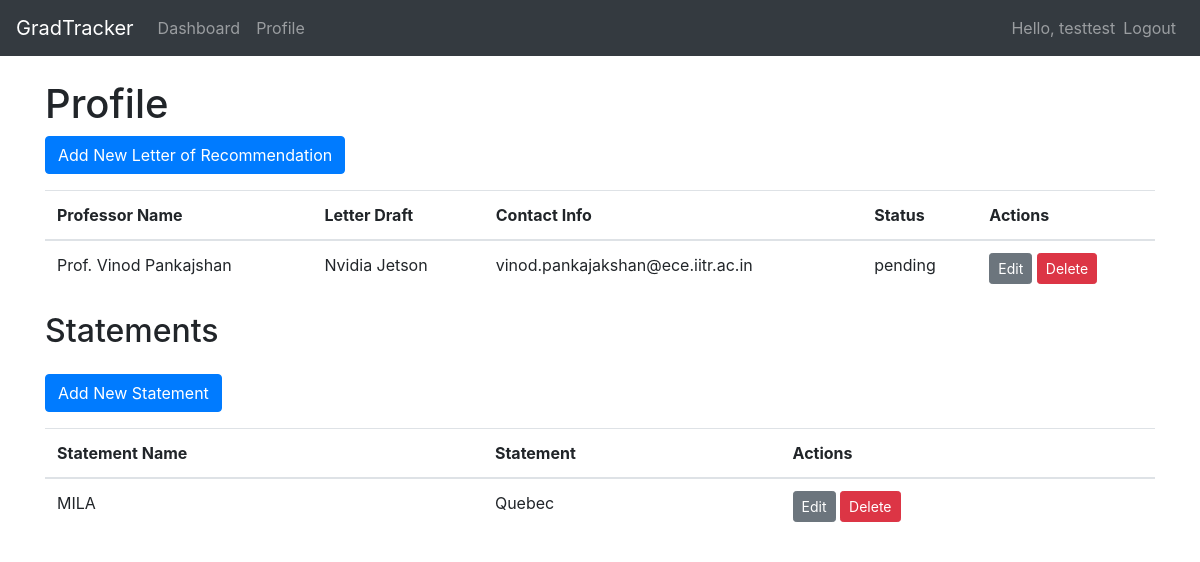
The app's page /profile (signed in), older data.
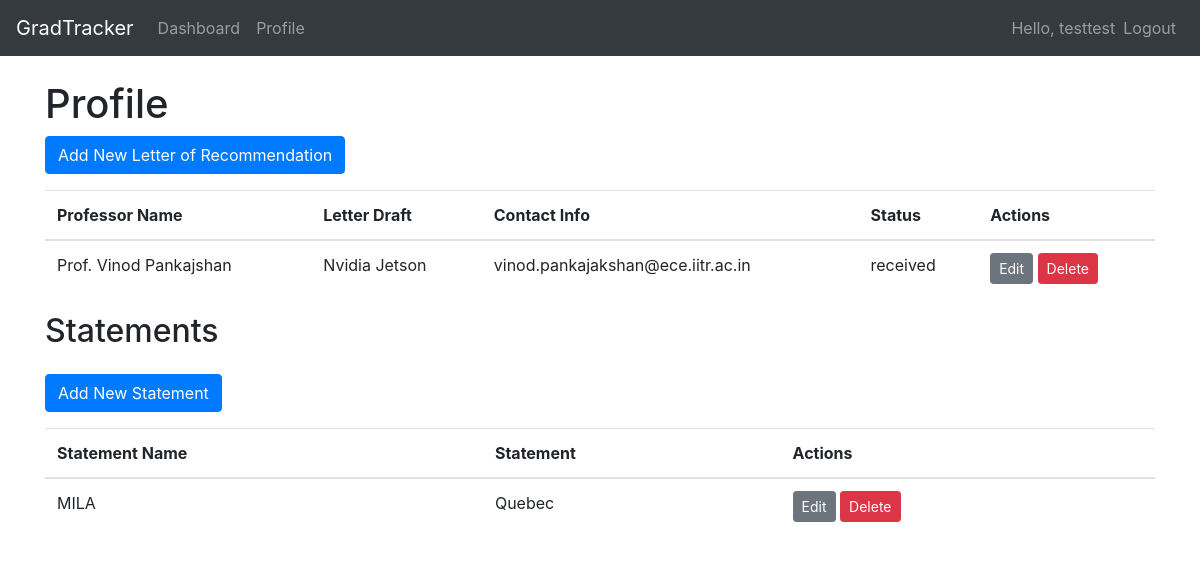
The same page, newer data.
### app/models/models.py (models this page shows)
class User(UserMixin, db.Model):
    id = db.Column(db.Integer, primary_key=True)
    username = db.Column(db.String(100), unique=True, nullable=False)
    email = db.Column(db.String(100), unique=True, nullable=False)
    password_hash = db.Column(db.String(200))
    applications = db.relationship('Application', backref='user', lazy=True)  # Relationship to Application
    professors = db.relationship('Professor', backref='user', lazy=True)  # Relationship to Professor
    statements = db.relationship('Statement', backref='user', lazy=True)  # Add this line to the User class

class Professor(db.Model):
    id = db.Column(db.Integer, primary_key=True)
    name = db.Column(db.String(200), nullable=False)
    letter_draft = db.Column(db.Text)
    contact_info = db.Column(db.String(300))
    status = db.Column(db.String(100))
    user_id = db.Column(db.Integer, db.ForeignKey('user.id'))

class Statement(db.Model):
    id = db.Column(db.Integer, primary_key=True)
    name = db.Column(db.String(200), nullable=False)
    statement = db.Column(db.Text, nullable=False)
    user_id = db.Column(db.Integer, db.ForeignKey('user.id'))

### app/routes/views.py (the view)
@main.route('/profile')
@login_required
def profile():
    professors = Professor.query.filter_by(user_id=current_user.id).all()
    statements = Statement.query.filter_by(user_id=current_user.id).all()  # Add this line
    return render_template('profile.html', professors=professors, statements=statements)  # Update this line

### app/__init__.py (called while the page is built)
@login_manager.user_loader
def load_user(user_id):
    return User.query.get(int(user_id))

### app/templates/profile.html
{% extends 'layout.html' %}
{% block content %}
    <h1>Profile</h1>
    <a href="{{ url_for('main.new_professor') }}" class="btn btn-primary">Add New Letter of Recommendation</a>
    {% if professors %}
        <table class="table mt-3">
            <thead>
                <tr>
                    <th>Professor Name</th>
                    <th>Letter Draft</th>
                    <th>Contact Info</th>
                    <th>Status</th>
                    <th>Actions</th>
                </tr>
            </thead>
            <tbody>
                {% for professor in professors %}
                <tr>
                    <td>{{ professor.name }}</td>
                    <td>{{ professor.letter_draft }}</td>
                    <td>{{ professor.contact_info }}</td>
                    <td>{{ professor.status }}</td>
                    <td>
                        <a href="{{ url_for('main.edit_professor', professor_id=professor.id) }}" class="btn btn-sm btn-secondary">Edit</a>
                        <a href="{{ url_for('main.delete_professor', professor_id=professor.id) }}" class="btn btn-sm btn-danger">Delete</a>
                    </td>
                </tr>
                {% endfor %}
            </tbody>
        </table>
    {% else %}
        <p class="mt-3">No letters of recommendation to display. Start by <a href="{{ url_for('main.new_professor') }}">adding a new letter</a>.</p>
    {% endif %}
    <h2>Statements</h2>
    <a href="{{ url_for('main.new_statement') }}" class="btn btn-primary mt-3">Add New Statement</a>
    {% if statements %}
        <table class="table mt-3">
            <thead>
                <tr>
                    <th>Statement Name</th>
                    <th>Statement</th>
                    <th>Actions</th>
                </tr>
            </thead>
            <tbody>
                {% for statement in statements %}
                <tr>
                    <td>{{ statement.name }}</td>
                    <td>{{ statement.statement }}</td>
                    <td>
                        <a href="{{ url_for('main.edit_statement', statement_id=statement.id) }}" class="btn btn-sm btn-secondary">Edit</a>
                        <a href="{{ url_for('main.delete_statement', statement_id=statement.id) }}" class="btn btn-sm btn-danger">Delete</a>
                    </td>
                </tr>
                {% endfor %}
            </tbody>
        </table>
    {% else %}
        <p>No statements to display. Start by <a href="{{ url_for('main.new_statement') }}">adding a new statement</a>.</p>
    {% endif %}
{% endblock %}

### app/templates/layout.html (shortened to what this page needs)
<!DOCTYPE html>
<html lang="en">
<head>
    <link rel="stylesheet" href="https://stackpath.bootstrapcdn.com/bootstrap/4.5.2/css/bootstrap.min.css">
</head>
<body>
    <nav class="navbar navbar-expand-lg navbar-dark bg-dark">
        <a class="navbar-brand" href="{{ url_for('main.index') }}">GradTracker</a>
        <div class="collapse navbar-collapse" id="navbarNavAltMarkup">
            <div class="navbar-nav mr-auto">
		{% if current_user.is_authenticated %}
                    <a class="nav-item nav-link" href="{{ url_for('main.dashboard') }}">Dashboard</a>
		    <a class="nav-item nav-link" href="{{ url_for('main.profile') }}">Profile</a>
		{% endif %}
            </div>
            <div class="navbar-nav ml-auto">
                {% if current_user.is_authenticated %}
                    <span class="navbar-text">
                        Hello, {{ current_user.username }}
                    </span>
                    <a class="nav-item nav-link" href="{{ url_for('auth.logout') }}">Logout</a>
                {% else %}
                    <a class="nav-item nav-link" href="{{ url_for('auth.login') }}">Login</a>
                    <a class="nav-item nav-link" href="{{ url_for('auth.signup') }}">Sign Up</a>
                {% endif %}
            </div>
        </div>
    </nav>
    <div class="container mt-4">
        {% block content %}
        {% endblock %}
    </div>
</body>
</html>

Row changes from the older to the newer data that the page shows:
changed Professor "Prof. Vinod Pankajshan": status "pending" → "received"
